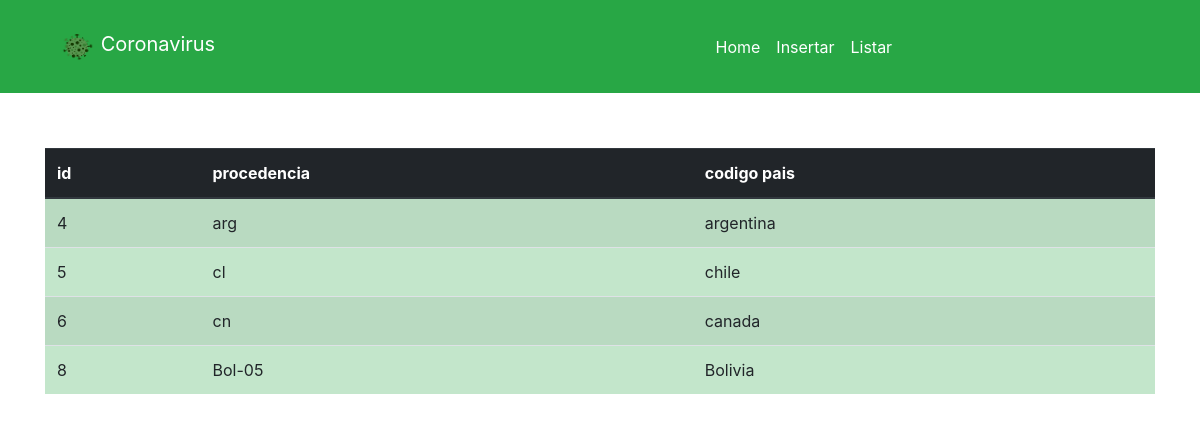
Page /tarea7/listarProcedencia.php on the committed database.
### tables this page shows
CREATE TABLE `procedencia` (
  `id` int(11) NOT NULL,
  `procedencia` varchar(50) NOT NULL,
  `codigoPais` varchar(20) NOT NULL
);

### tarea7/listarProcedencia.php (the view, shortened to what this page needs)
<?php
include 'conexion.php';
$sql = "SELECT * from procedencia ";
$respuesta = $con->query($sql);
?>
<div class="container mt-5" style="position: relative; top:100px;">
    <table class="table table-hover table-success table-striped">
        <thead class="thead-dark">
            <tr>
                <th scope="col">id</th>
                <th scope="col"> procedencia </th>
                <th scope="col">codigo pais</th>
            </tr>
        </thead>
        <tbody>
            <?php
            while ($fila = $respuesta->fetch_assoc()) {
                echo '<tr>
                <td>' . $fila['id'] . '</td>
                <td>' . $fila['procedencia'] . '</td>
                <td>' . $fila['codigoPais'] . '</td>
            </tr>';
            }
            ?>
        </tbody>
    </table>
</div>

### rows in the picture
procedencia: id "4", procedencia "arg", codigoPais "argentina"
procedencia: id "5", procedencia "cl", codigoPais "chile"
procedencia: id "6", procedencia "cn", codigoPais "canada"
procedencia: id "8", procedencia "Bol-05", codigoPais "Bolivia"
